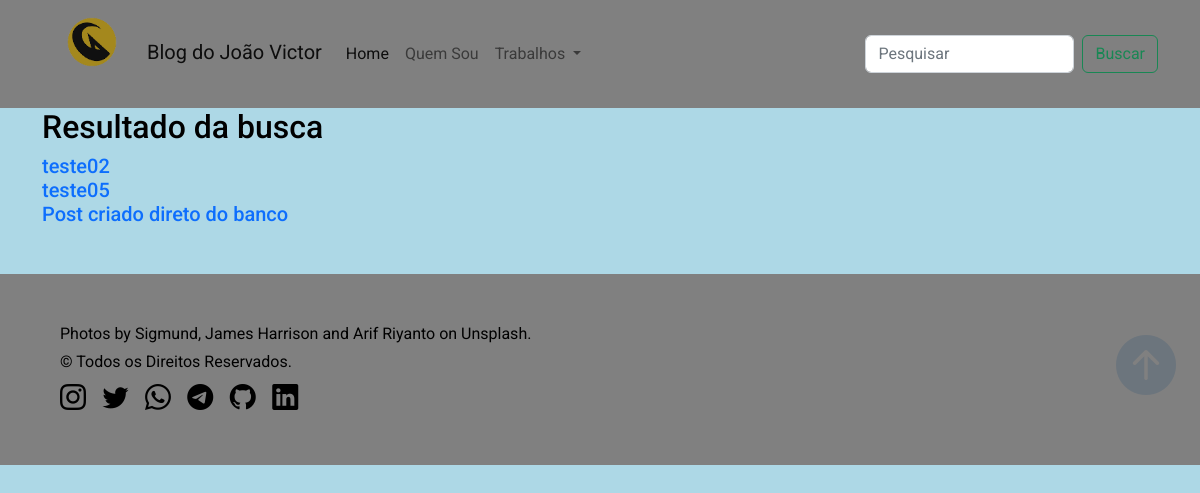
The page /buscar.php on the database its author committed.
### tables this page shows
CREATE TABLE `posts` (
  `id` int(11) NOT NULL,
  `title` varchar(30) NOT NULL,
  `description` longtext NOT NULL,
  `data` date NOT NULL,
  `image` varchar(150) NOT NULL
);

### buscar.php (the view)
<?php
	include_once('config/connection.php');
	$buscar = $_POST['buscar'];
	$stmt = $connect->prepare("SELECT * FROM posts WHERE title LIKE '%$buscar%'");
	$stmt->execute();
	$search = $stmt->fetchAll();
?>
<?php include ('nav.php') ?>
	<div class="container">
		<h2>Resultado da busca</h2>
		<?php foreach($search as $key => $value): ?>
			<h5 class="card-title">
			<a href="viewPost.php?id=<?= $value["id"] ?>">
				<?= $value["title"] ?>
			</a>
			</h5>
		<?php endforeach; ?>
	</div>
<?php include ('footer.php') ?>

### css/style.css (style rules this page uses)
body { background-color: #ADD8E6; color: black; }
* { font-family: 'Roboto', sans-serif; margin: 0; padding: 0; }
html { scroll-behavior: smooth; }
a { text-decoration: none; }
.container { width: 1170px; margin: 0 auto; }

### rows shown on the page
posts: title "teste02"
posts: title "teste05"
posts: title "Post criado direto do banco"
